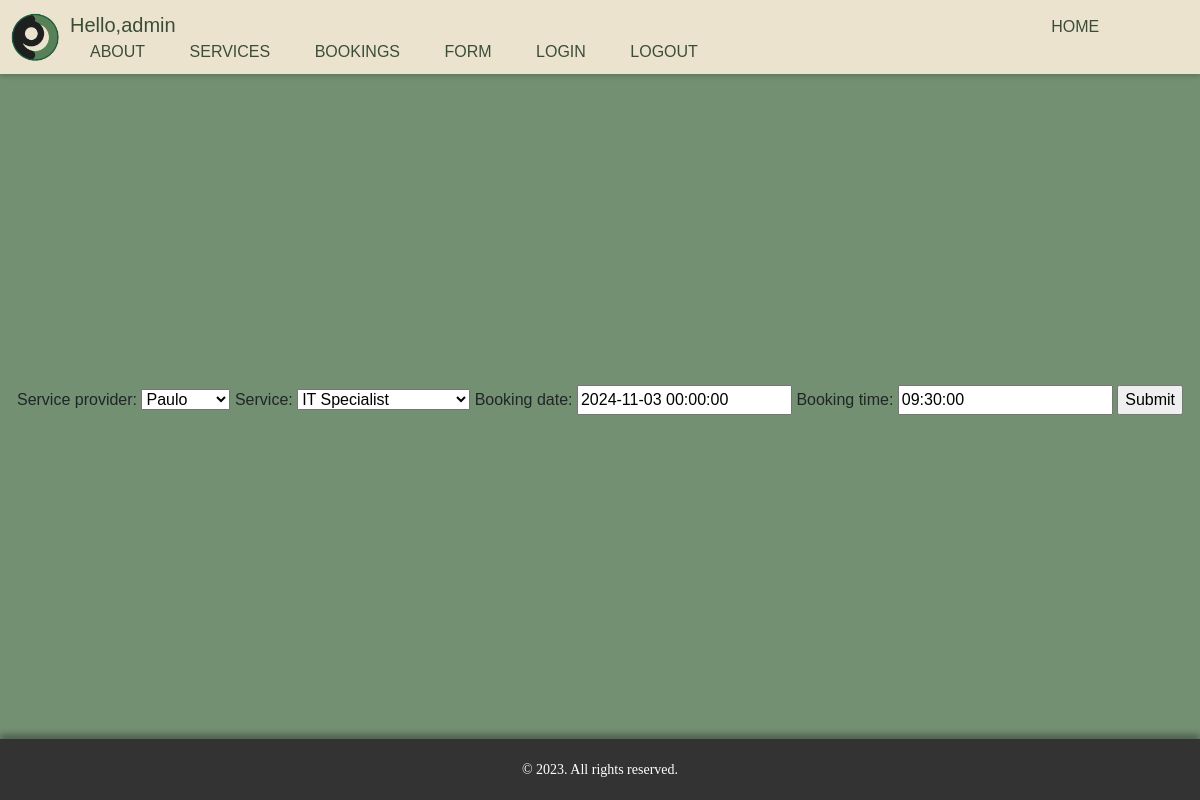
The page /update/22/ (signed in) on the database its author committed.
### ServEase/models.py (models this page shows, shortened)
class Booking(models.Model):
    service_provider = models.ForeignKey(ServiceProvider, on_delete=models.CASCADE, null=True)
    service = models.ForeignKey(Service, on_delete=models.CASCADE, blank=False)
    booking_date = models.DateTimeField(blank=False)
    booking_time = models.TimeField(null=True)

### ServEase/views.py (the view)
# urls.py: path('update/<int:pk>/', views.update, name='update'),
@login_required(login_url='login')
def update(request, pk):
    booking = Booking.objects.get(id=pk)
    form = BookingForm(instance = booking)
    if request.method == 'POST':
        form = BookingForm(request.POST, instance = booking)
        if form.is_valid():
            form.save()
            return redirect('bookings')
    context = {'form': form}
    return render(request, 'pages/bookingform.html', context)

### ServEase/forms.py
class BookingForm(ModelForm):
    class Meta:
        model = Booking
        fields = '__all__'

### ServEase/models.py (called while the page is built)
    def __str__(self):
        return self.user.name

    def __str__(self):
        return self.title

### ServEase/templates/pages/bookingform.html (shortened to what this page needs)
{% extends 'pages/index.html' %}
{% load static %}
{% block content %}
<form action="" method="POST">
    {{ form }}
    <input type="submit" name="Submit">
</form>
{% endblock %}

### ServEase/templates/pages/navbar.html (shortened to what this page needs)
{% load static %}
<nav class="top-panel">
    <div class="left-section">
        <img alt="logo" width="50" height="50" class="d-inline-block align-text-top" src="{% static 'images/logo.png' %}">
    </div>
    <div class="nav-links">
        <span id="hello-msg" style="margin-right:850px; color:#3A4D39; font-size:20px" >Hello,{{request.user}} </span>
        <a href="{% url 'home' %}">HOME</a>
        <a href="{% url 'about' %}">ABOUT</a>
        <a href="{% url 'services' %}">SERVICES</a>
        <a href="{% url 'bookings' %}">BOOKINGS</a>
        <a href="{% url 'bookingform' %}">FORM</a>
        <a href="{% url 'login' %}">LOGIN</a>
    <span><a href="{% url 'logout' %}">LOGOUT</a></span>
    </div>
</nav>

### ServEase/static/css/styles.css (style rules this page uses)
body { font-family: Arial, sans-serif; background-color: #739072; margin: 0; display: flex; justify-content: center; align-items: center; min-height: 100vh; }
.top-panel { position: fixed; top: 0; left: 0; width: 100%; background-color: #ECE3CE; padding: 10px; color: #fff; box-shadow: 0 2px 5px rgba(0, 0, 0, 0.2); display: flex; align-items: center; justify-content: space-between; }
.left-section { display: flex; align-items: center; }
.nav-links a { text-decoration: none; color: #3A4D39; margin: 0 20px; }
#hello-msg { margin-right:800px; color: #3A4D39; }

### rows shown on the page
Booking: service_provider "Paulo", service "IT Specialist", booking_date "2024-11-03 00:00:00", booking_time "09:30:00"

### other values the page prints
{{ request.user }} "admin"
